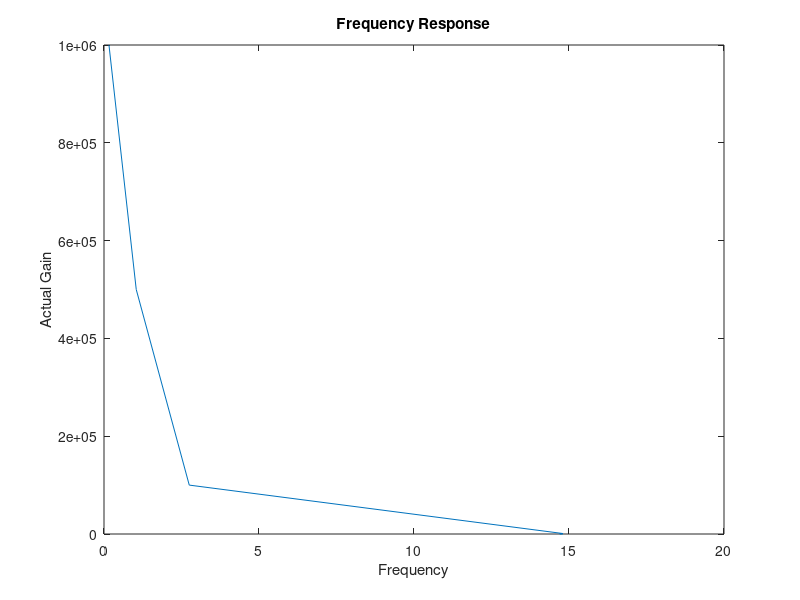

MATLAB code for this plot:
%% this script used to draw the frequency response;

frequencies = [1, 100, 500, 1000, 100000, 500000, 1000000];
actual_gain = [14.8, 14.7, 14.7, 14.8, 2.75, 1.04, 0.16];


plot(actual_gain, frequencies);
xlabel("Frequency");
ylabel("Actual Gain");
title("Frequency Response");